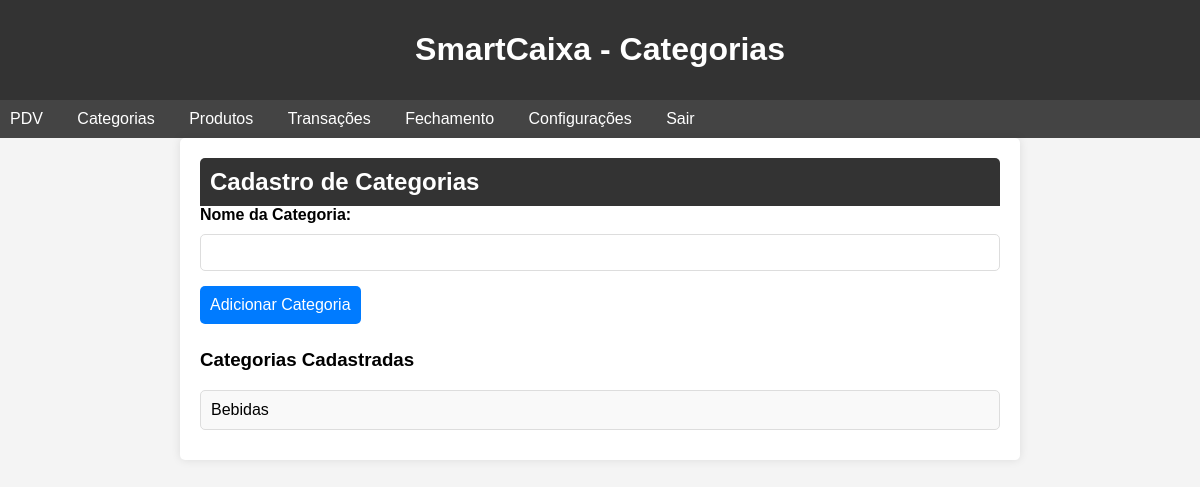
The page /categorias (signed in) on the database as committed earlier.
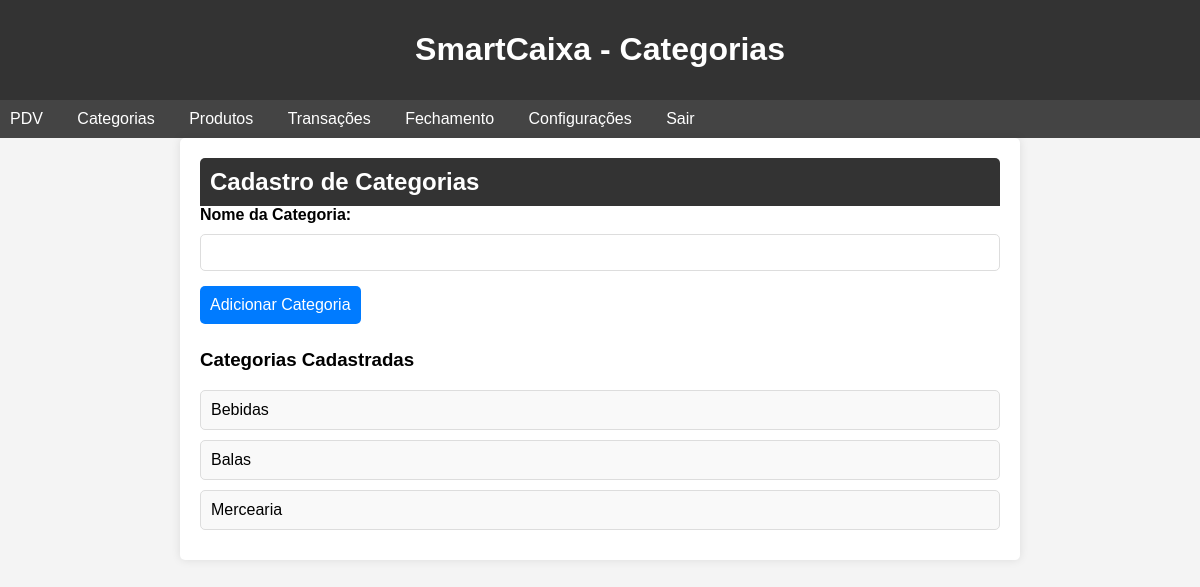
The same page on the database as committed later.
### models.py (models this page shows)
class Categoria(db.Model):
    id = db.Column(db.Integer, primary_key=True)
    nome = db.Column(db.String(50), nullable=False)
    produtos = db.relationship('Produto', backref='categoria', lazy=True)

### app.py (the view)
@app.route('/categorias')
def categorias():
    if 'usuario' not in session:
        return redirect(url_for('index'))
    categorias = Categoria.query.all()
    return render_template('categorias.html', categorias=categorias)

### app.py (called while the page is built)
@login_manager.user_loader
def load_user(user_id):
    return Usuario.query.get(int(user_id))

### templates/categorias.html (shortened to what this page needs)
<!DOCTYPE html>
<html lang="pt-BR">
<head>
    <link rel="stylesheet" href="{{ url_for('static', filename='style.css') }}">
</head>
<body>
    <header>
        <h1>SmartCaixa - Categorias</h1>
    </header>
    <nav>
        <ul>
            <li><a href="{{ url_for('pdv') }}">PDV</a></li>
            <li><a href="{{ url_for('categorias') }}">Categorias</a></li>
            <li><a href="{{ url_for('produtos') }}">Produtos</a></li>
            <li><a href="{{ url_for('transacoes') }}">Transações</a></li>
            <li><a href="{{ url_for('fechamento') }}">Fechamento</a></li>
            <li><a href="{{ url_for('configuracoes') }}">Configurações</a></li>
            <li><a href="{{ url_for('logout') }}">Sair</a></li>
        </ul>
    </nav>
    <div class="categorias-container">
        <h2>Cadastro de Categorias</h2>
        <form action="{{ url_for('add_categoria') }}" method="post">
            <label for="nome_categoria">Nome da Categoria:</label>
            <input type="text" id="nome_categoria" name="nome_categoria" required>
            <button type="submit">Adicionar Categoria</button>
        </form>
        <h3>Categorias Cadastradas</h3>
        <ul id="lista-categorias">
            {% for categoria in categorias %}
                <li>{{ categoria.nome }}</li>
            {% endfor %}
        </ul>
    </div>
</body>
</html>

### static/style.css (style rules this page uses)
body { font-family: Arial, sans-serif; margin: 0; padding: 0; }
header { background-color: #333; color: white; padding: 10px; text-align: center; }
.login-container, .pdv-container, .categorias-container, .produtos-container, .transacoes-container, .fechamento-container, .configuracoes-container { margin: 20px; }
input, button, select { padding: 10px; margin: 5px 0; }
button { background-color: #007bff; color: white; border: none; cursor: pointer; }

### templates/categorias.html (style rules this page uses)
body { font-family: Arial, sans-serif; background-color: #f4f4f4; margin: 0; padding: 0; }
header { background-color: #333; color: #fff; padding: 10px 20px; text-align: center; }
nav ul { list-style-type: none; padding: 0; margin: 0; background-color: #444; }
nav ul li { display: inline; margin-right: 10px; }
nav ul li a { color: #fff; text-decoration: none; padding: 10px; display: inline-block; }
.categorias-container { padding: 20px; max-width: 800px; margin: auto; background-color: #fff; border-radius: 5px; box-shadow: 0 0 10px rgba(0, 0, 0, 0.1); }
.categorias-container h2 { background-color: #333; color: #fff; padding: 10px; margin: 0; border-radius: 5px 5px 0 0; }
.categorias-container form { margin-bottom: 20px; }
.categorias-container label { display: block; margin-bottom: 5px; font-weight: bold; }
.categorias-container input[type="text"] { width: calc(100% - 22px); padding: 10px; border: 1px solid #ddd; border-radius: 5px; margin-bottom: 10px; }
.categorias-container button { background-color: #007bff; color: #fff; border: none; padding: 10px; cursor: pointer; border-radius: 5px; font-size: 16px; }
.categorias-container ul { list-style-type: none; padding: 0; margin: 0; }
.categorias-container ul li { background-color: #f9f9f9; border: 1px solid #ddd; border-radius: 5px; padding: 10px; margin-bottom: 10px; }

Rows that differ between the two databases and show on the page:
added Categoria: nome "Balas"
added Categoria: nome "Mercearia"
